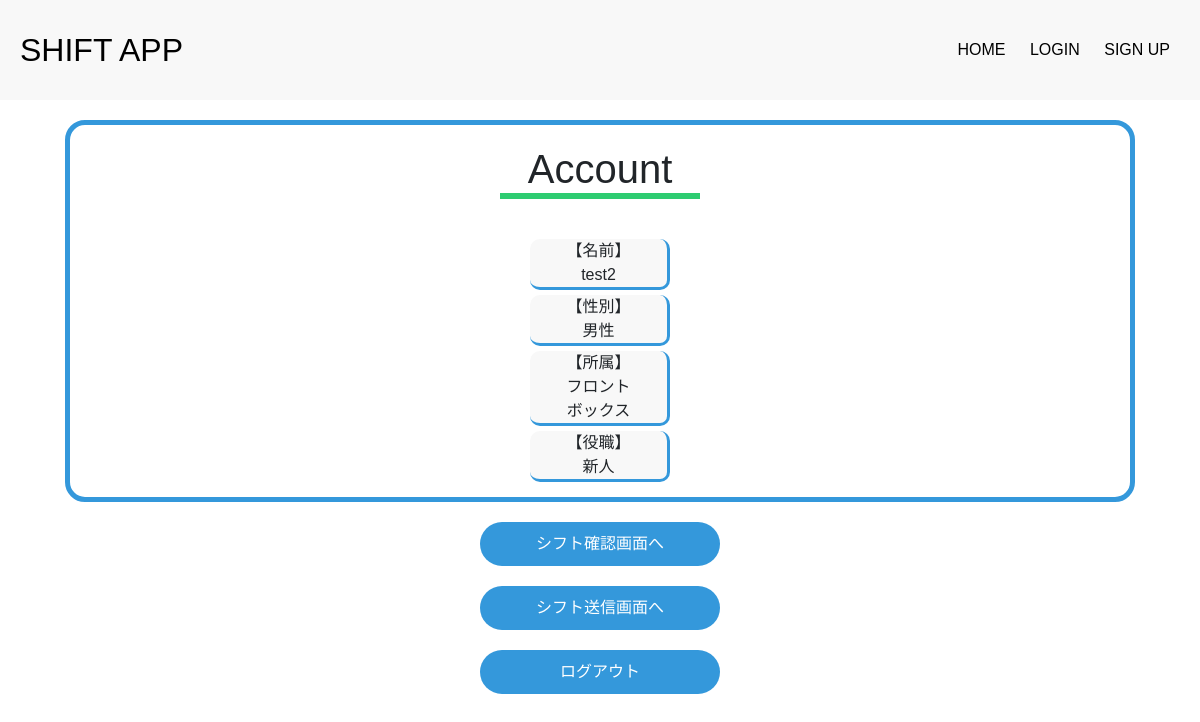
Screenshot of /profile/3/ with the database file from the repository.
### account/models.py (models this page shows, shortened)
class Account(models.Model):
    user = models.OneToOneField(User, on_delete=models.CASCADE, primary_key=True)
    name = models.CharField(verbose_name='名前', max_length=50)
    section = models.ManyToManyField(Section, verbose_name='セクション', blank=True)
    gender = models.CharField(verbose_name='性別', max_length=1, choices=GENDER_CHOICES, default='1')
    duties =  models.CharField(verbose_name='役職', max_length=1, choices=DUTIES_CHOICES, default='3')

class Section(models.Model):
    name = models.CharField(max_length=1, choices=SECTION_CHOICES)

### account/views.py (the view)
# urls.py: path('profile/<int:pk>/', views.detailfunc, name='account_detail'),
def detailfunc(request, pk):
    object = Account.objects.get(pk=pk)
    return render(request, 'account/account_detail.html', {'object':object})

### account/templates/account/account_detail.html (shortened to what this page needs)
{% extends 'account/base.html' %}
{% block body %}
<div class="container">
    <div class="account-box">
        <h1>Account</h1>
        <div class="account-element">
            <p>【名前】<br> {{ object.name }}</p>
        </div>
        <div class="account-element">
            <p>【性別】 <br> {{ object.get_gender_display }}</p>
        </div>
        <div class="account-element">
            <p>【所属】 <br>
                {% for item in object.section.all %}
                {{ item.get_name_display }} <br>
                {% endfor%}
            </p>
        </div>
        <div class="account-element">
            <p>【役職】 <br> {{ object.get_duties_display }}</p>
        </div>
    </div>
    <div class="url-box">
        <p><a href="{% url 'month_with_schedule' user.pk %}">シフト確認画面へ</a>
        <p><a href="{% url 'month_with_forms' user.pk %}">シフト送信画面へ</a>
        <p><a href="{% url 'logout' %}">ログアウト</a>
    </div>
</div>
{% endblock body %}

### static/css/styles.css (style rules this page uses)
body { margin: 0; padding: 0; font-family: sans-serif; }
.account-box { margin : 20px ; padding : 10px 0 ; border: 5px solid #3498db ; border-radius : 20px ; }
.account-box h1 { width: 200px ; text-align: center ; margin: 0 auto ; margin-bottom: 40px ; padding: 10px 10px 0 10px ; border-bottom: 6px solid #2ecc71 ; }
.account-element { background: #f8f8f8 ; width: 140px ; margin: 0 auto ; margin-bottom: 5px ; padding: 0 ; border-bottom: 3px solid #3498db ; border-right: 3px solid #3498db ; border-radius: 10px ; text-align: center ; vertical-align: center; }
.account-element p { margin: 0 ; }
.url-box p { margin: 0 auto ; width: 240px ; }
.url-box a { border: 0; background: #3498db; display: block; margin: 20px auto ; text-align: center; padding: 10px 40px; outline: none; color: white; border-radius: 24px ; transition: 0.25s; cursor: pointer; }

### rows the page displays
Account: name "test2", gender "男性", duties "新人"
Section: name "フロント"
Section: name "ボックス"
